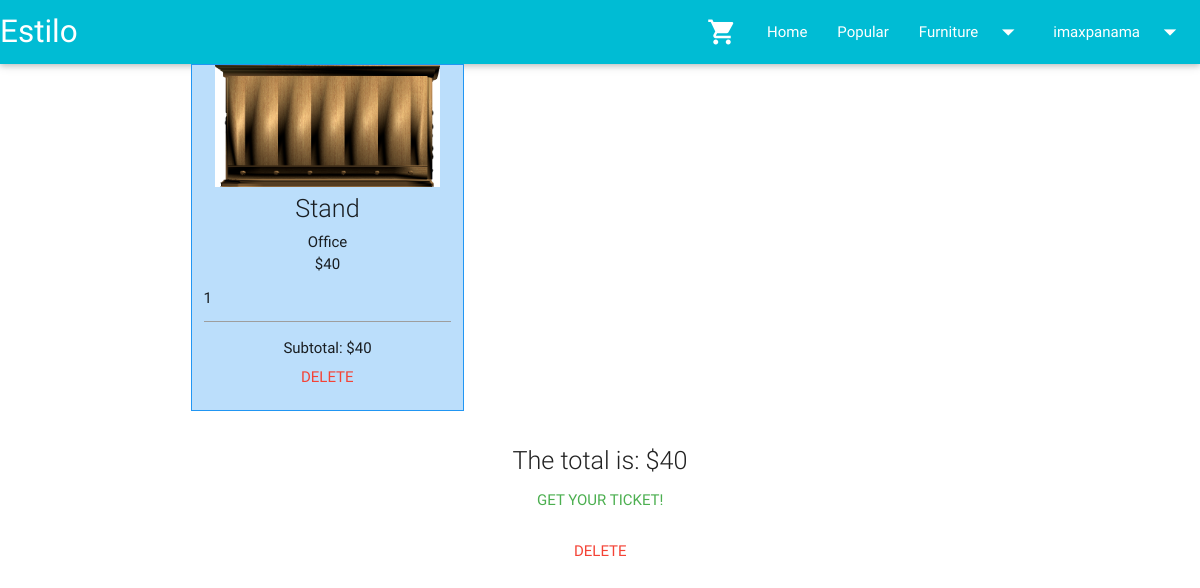
Before: /reservar.php?id=1 (signed in) with the older database file.
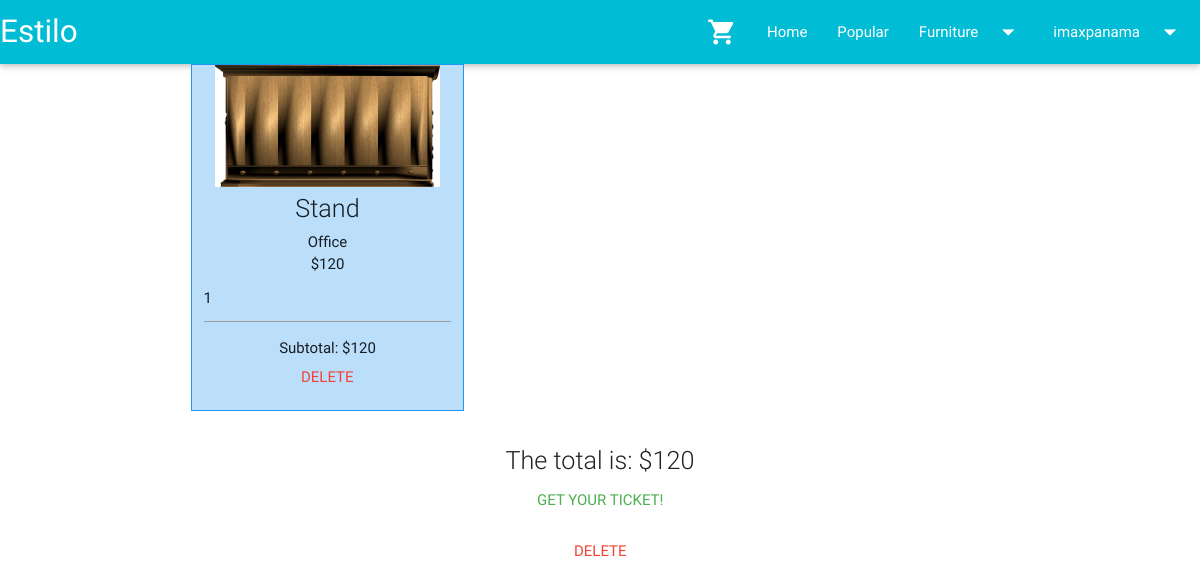
After: the same page with the newer database file.
### tables this page shows
CREATE TABLE IF NOT EXISTS `furniture` (
  `idmueble` int(5) NOT NULL AUTO_INCREMENT,
  `nombre` varchar(50) NOT NULL,
  `descri` varchar(500) NOT NULL,
  `tipo` varchar(50) NOT NULL,
  `precio` double NOT NULL,
  `img` varchar(250) NOT NULL,
  `vis` int(10) NOT NULL,
  PRIMARY KEY (`idmueble`)
);

### reservar.php (the view, shortened to what this page needs)
<?php
if (isset($_SESSION['suser'])) {
if (isset($_SESSION['carro'])) {
  if (isset($_GET['id'])){
    $car = $_SESSION['carro'];
    $find = false;
    $num = 0;
    for ($i=0; $i < count($car); $i++) {
      if ($car[$i]['id']==$_GET['id']) {
        $find=true;
        $num=$i;
      }
    }
    if ($find==true) {
      $car[$num]['quanti']=$car[$num]['quanti']+1;
      $_SESSION['carro']=$car;
    }else{
      $nombre="";
      $tipo="";
      $precio=0;
      $img="";
      $q = mysql_query("SELECT * FROM furniture WHERE idmueble=".$_GET['id']);
      while ($row = mysql_fetch_array($q)) {
        $nombre=$row['nombre'];
        $tipo=$row['tipo'];
        $precio=$row['precio'];
        $img=$row['img'];
      }
      $car2= array('id' => $_GET['id'], 'name' =>$nombre , 'type' => $tipo , 'price' => $precio , 'image' => $img, 'quanti' => 1 );
      array_push($car, $car2);
      $_SESSION['carro']=$car;
    }
  }
}else{
  if (isset($_GET['id'])) {
    $q = mysql_query("SELECT * FROM furniture WHERE idmueble=".$_GET['id']);
  }
}
	?>
<html lang="es">
<head>
  <link type="text/css" rel="stylesheet" href="css/style.css" media="screen, projection"/>
  <link type="text/css" rel="stylesheet" href="css/materialize.css"  media="screen,projection"/>
</head>
<body>
<center>
  <div class="container">
    <div class="row">
          <?php
          $total = 0;
          if(isset($_SESSION['carro'])){
          $total = 0;
          $datos = $_SESSION['carro'];
           for($i=0; $i< count($datos); $i++){ ?>
             <div class="col s12 m4 blue lighten-4" style="border: 1px #2196f3 solid; margin-bottom: 1%; heigh: 150px;">
                <img src="<?php echo $datos[$i]['image']; ?>"class="responsive-img col s12 m12"/>
                <span class="flow-text"><?php echo $datos[$i]['name']; ?></span><br>
                <span><?php echo $datos[$i]['type']; ?></span><br>
                <span><?php echo "$"; echo $datos[$i]['price']; ?></span><br>
                <span><input type="text" name="nam" value="<?php echo $datos[$i]['quanti'];?>" data-precio="<?php echo $datos[$i]['price']; ?>" data-id="<?php echo $datos[$i]['id']; ?>" class="cantidad"></span><br>
                <span class="subtotal<?php echo $datos[$i]['id']; ?>">Subtotal: <?php echo "$"; echo $datos[$i]['quanti']*$datos[$i]['price']; ?></span>
                <center><a class="eliminar waves-effect btn-flat red-text" data-id="<?php echo $datos[$i]['id'] ?>" href="#">Delete</a></center>
            </div>
          <?php
          $total = ($datos[$i]['price']*$datos[$i]['quanti'])+$total;
          }
        }else{
          echo '<center><span class="flow-text">The cart is empty</span></center>';
        }
        ?>
      </div>
      <center><span id="total" class="flow-text">The total is: $<?php echo $total;?></span></center>
      <a class="waves-effect waves-teal btn-flat green-text" href="factura.php">Get your ticket!</a>
      <center><a class="waves-effect btn-flat red-text" href="php/vaciar.php">Delete</a></center>
  </div>
</center>
</body>
</html>
<?php
}else{
	  echo '<script> alert("Unauthenticated user"); location.href = "index.php"; </script>';
}
?>

Changed rows visible on the page:
changed furniture "Stand": precio "40" → "120"; $datos[$i]['quanti']*$datos[$i]['price'] "40" → "120"
Other visible differences:
$total: "40" → "120"
